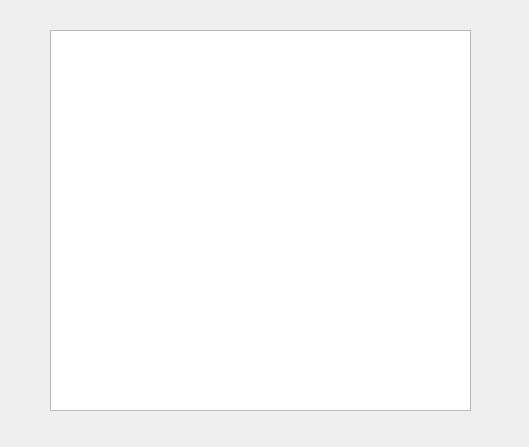
<?xml version="1.0" encoding="UTF-8"?>
<ui version="4.0">
 <class>Widget</class>
 <widget class="QWidget" name="Widget">
  <property name="geometry">
   <rect>
    <x>0</x>
    <y>0</y>
    <width>529</width>
    <height>447</height>
   </rect>
  </property>
  <property name="windowTitle">
   <string>Widget</string>
  </property>
  <widget class="QTableWidget" name="tableWidget">
   <property name="geometry">
    <rect>
     <x>50</x>
     <y>30</y>
     <width>421</width>
     <height>381</height>
    </rect>
   </property>
  </widget>
 </widget>
 <layoutdefault spacing="6" margin="11"/>
 <resources/>
 <connections/>
</ui>
